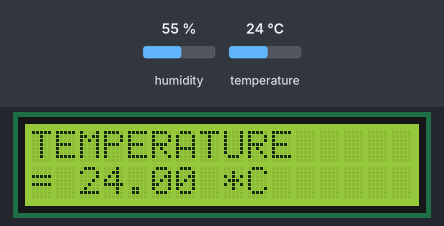
Recording of a sketch running on a simulated Arduino Uno, built with avr-gcc and run on an emulated ATmega328P. On the bench: 16×2 character LCD. The inputs (shaded band) are chosen by the test bench; at power-on: temperature 24 °C, humidity 55 %.

Above: at 1.2 s.
1.3 s: temperature set to 12 °C
At 3.0 s:
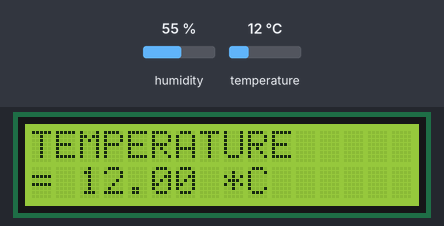
4.0 s: temperature set to 19 °C
At 5.2 s:
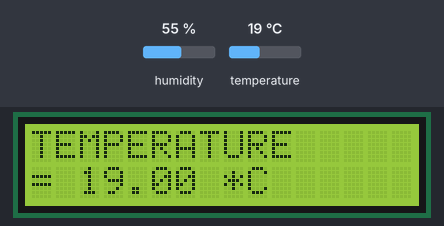
6.7 s: temperature set to 28 °C
At 9.5 s:
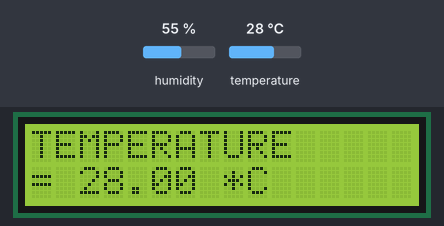
Timing chart, 0 to 11.0 s (numbered marks = the images above; inputs shaded):
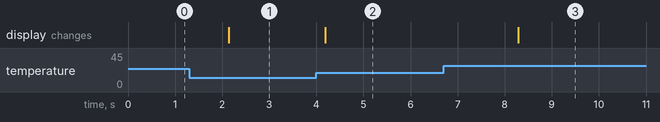

Measured:
- after the input at 1.3 s, the display: changes after 0.84 s (image 1)
- after the input at 4.0 s, the display: changes after 0.19 s (image 2)
- after the input at 6.7 s, the display: changes after 1.6 s (image 3)

The sketch:

sketch.ino
```cpp
#include <DHT.h>
#include <LiquidCrystal_I2C.h>
#define DHTPIN 8
#define DHTTYPE DHT22

DHT dht (DHTPIN, DHTTYPE);
LiquidCrystal_I2C lcd (0x27,16,2);

void setup() {
  Serial.begin(9600);
  dht.begin();
  lcd.init();
}

void loop() {
  float temp = dht.readTemperature();
  lcd.backlight();
  lcd.setCursor(0,0);
  lcd.print("TEMPERATURE");
  lcd.setCursor(0,1);
  lcd.print("= ");
  lcd.print(temp);
  lcd.print(" *C");
  delay(1000);
}
```
